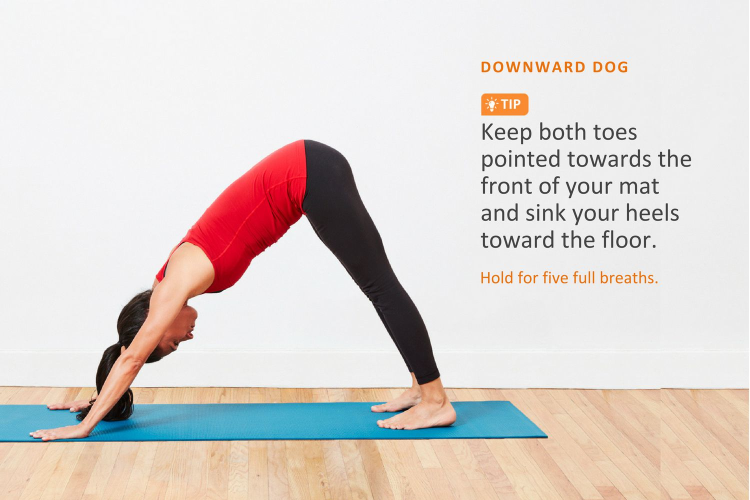
#> input picture projetos/yoga-poses-classification/data/interim/TEST/downdog/00000005.jpg, 1500 x 1000 px, given as the content of the folder gdrive/MyDrive/PROJETO/NovoDATASET2/TRAIN, which was not available (shown at 1/2 size)
$ jupyter execute --allow-errors KNN.ipynb   (text cells are left out)
#> lines starting #> are read from the running program, lines starting #| are printed output that depends on the picture; after the words box and inside, x2 and y2 are one past the last pixel; in counts of white or black regions, pixels touching at a corner belong together; pictures that were not available may be replaced by others from this repository, and a replacement may not be noted
#> further down, img is the input picture: shape (1000, 1500, 3); mean B, G, R 208.8, 212.8, 221.2
[cell 1]
from google.colab import drive
drive.mount('/content/gdrive')
data_dir = "gdrive/MyDrive/PROJETO/NovoDATASET2"

[cell 2]
import cv2
import numpy as np
from sklearn.neighbors import KNeighborsClassifier
from sklearn.metrics import accuracy_score, f1_score, confusion_matrix
from skimage.morphology import thin
#from sklearn.model_selection import cross_val_score
import os

# Defina a classe CustomTransform para o pré-processamento das imagens
class CustomTransform(object):
    def __call__(self, img):
        img = np.array(img, dtype=np.uint8)
        img = cv2.resize(img, (300, 300))
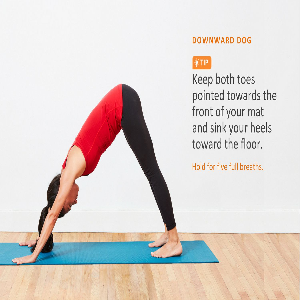
#> img: shape (300, 300, 3); mean B, G, R 208.8, 212.8, 221.1
        bilateral = cv2.bilateralFilter(img, 9, 75, 75)
        gray = cv2.cvtColor(bilateral, cv2.COLOR_BGR2GRAY)
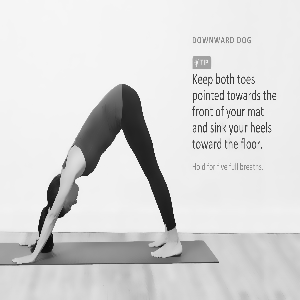
#> gray: shape (300, 300); min 13, max 246, mean 214.9
        edges = cv2.Canny(gray, 100, 200)
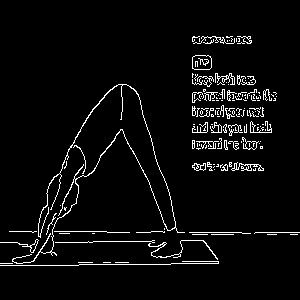
#> edges: shape (300, 300); 4.4% white in thin lines or dots, all inside (x1, y1, x2, y2) = (0, 36, 300, 266)
        edges_inv = cv2.bitwise_not(edges)
        kernel = np.ones((3, 3), np.uint8)
        opening = cv2.morphologyEx(edges_inv, cv2.MORPH_OPEN, kernel)
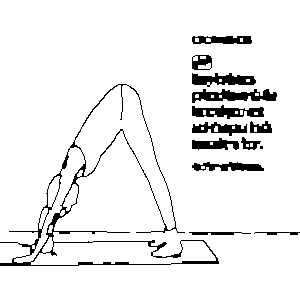
#> opening: shape (300, 300); 93% white; 14 black regions (1 under 20 px), largest, box (x1, y1, x2, y2) and area: (0, 84, 219, 266) 2249, (192, 89, 277, 103) 682, (192, 105, 264, 119) 548
        gradient = cv2.morphologyEx(opening, cv2.MORPH_GRADIENT, kernel)
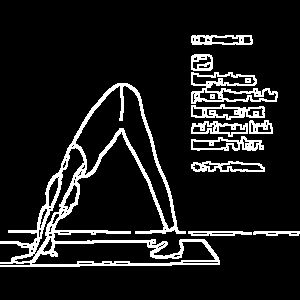
#> gradient: shape (300, 300); 10.9% white; 13 white regions, largest, box (x1, y1, x2, y2) and area: (0, 83, 220, 267) 5628, (191, 72, 278, 104) 1012, (191, 104, 265, 120) 540
        skel = thin(gradient, max_num_iter=1)
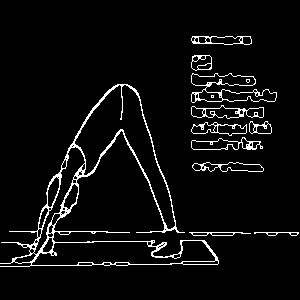
#> skel: shape (300, 300) bool; 5.2% white in thin lines or dots, all inside (x1, y1, x2, y2) = (0, 36, 299, 267)
        result = skel.astype('uint8')
        return result.flatten()

# Criar listas para armazenar as amostras e os rótulos
samples = []
labels = []

# Percorrer os conjuntos de dados (TRAIN, VAL, TEST)
for dataset_folder in ['TRAIN', 'VAL', 'TEST']:
    dataset_path = os.path.join(data_dir, dataset_folder)
    class_folders = os.listdir(dataset_path)
    for label, class_folder in enumerate(class_folders):
        class_path = os.path.join(dataset_path, class_folder)
        image_files = os.listdir(class_path)
        for image_file in image_files:
            image_path = os.path.join(class_path, image_file)
            img = cv2.imread(image_path)
            transformed_img = CustomTransform()(img)
            samples.append(transformed_img)
            labels.append(label)

# Converter as listas para arrays numpy
samples = np.array(samples)
labels = np.array(labels)

n_train_samples = 736
n_val_samples = 174

# Dividir o conjunto de dados em treinamento, validação e teste
train_samples = samples[:n_train_samples]
train_labels = labels[:n_train_samples]
val_samples = samples[n_train_samples:n_train_samples + n_val_samples]
val_labels = labels[n_train_samples:n_train_samples + n_val_samples]
test_samples = samples[n_train_samples + n_val_samples:]
test_labels = labels[n_train_samples + n_val_samples:]

print(train_samples[0])
